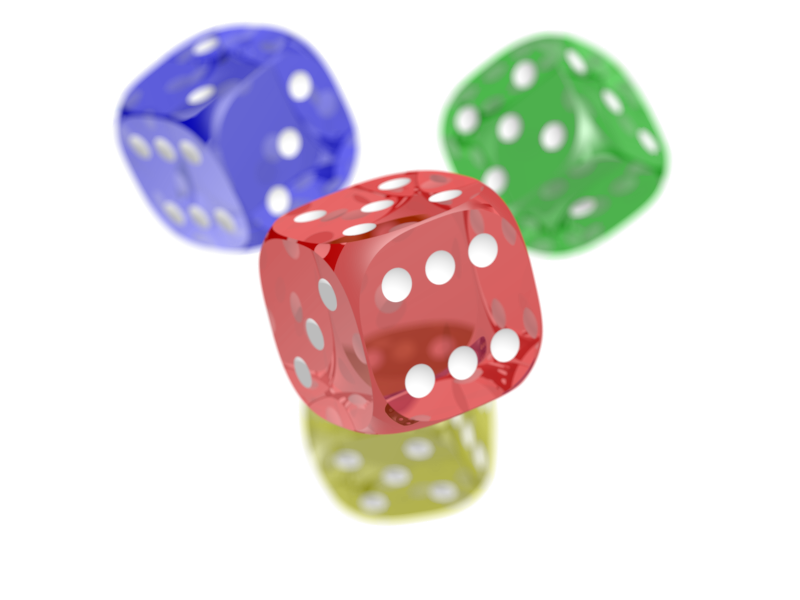
#> input picture image-encryption-python/img1.png, 800 x 600 px
$ python 'encdec .py'
#> lines starting #> are read from the running program, lines starting #| are printed output that depends on the picture
"""
Program for simple encryption and decryption of an image
authors:
gane-detoxx
jnth-glitch
"""

import time
from PIL import Image
import numpy as np

def fn(i,abs_height,abs_width,pix):
    n=abs_width//2
    temp=1
    for k in range(i,abs_height-1):
        if k>=(i+abs_height)//2:
            temp=0
        for j in range(n):
                if temp:
                    pix[k,j],pix[k+(abs_height-i)//2+(abs_height-i)%2,j+n+abs_width%2]=pix[k+(abs_height-i)//2+(abs_height-i)%2,j+n+abs_width%2],pix[k,j]
                else:
                    pix[k,j],pix[k-(abs_height-i)//2+(abs_height-i)%2,j+n+abs_width%2]=pix[k-(abs_height-i)//2+(abs_height-i)%2,j+n+abs_width%2],pix[k,j]

s="""
NOTE:
In order to access the image. File path of the image must be specified properly.
"""
print(s)
path=input("Enter the path of the image:").strip()
#> the answer given: img1.png
# path = "img1.png"
path=r'{}'.format(path)
key=125
start_time=time.time()
img = Image.open(path)
#> img is the input picture: PIL image 800x600 RGBA; mean R, G, B, A 46, 40, 38.3, 67.9
img.save("original.png")
pix=img.load()
abs_height,abs_width=img.size       # height and width of the image
#> abs_height = 800; abs_width = 600
height,width=(abs_height//key)*key,(abs_width//key)*key
#> height = 750; width = 500
temp=0
#Encryption
print("Encryption on process...\n")
for i in range(height):
    if i%(abs_height//key)==0:
        temp= 0 if temp else 1
    if i+abs_height//key>=height:
        fn(i,abs_height,width,pix)
        break
    for j in range(width//2):
        if temp:
            pix[i,j],pix[i+height//key,j+width//2+width%2]=pix[i+height//key,j+width//2+width%2],pix[i,j]
        else:
            pix[i,j],pix[i-height//key,j+width//2+width%2]=pix[i-height//key,j+width//2+width%2],pix[i,j]

temp=0
img.save("encrypt.png")
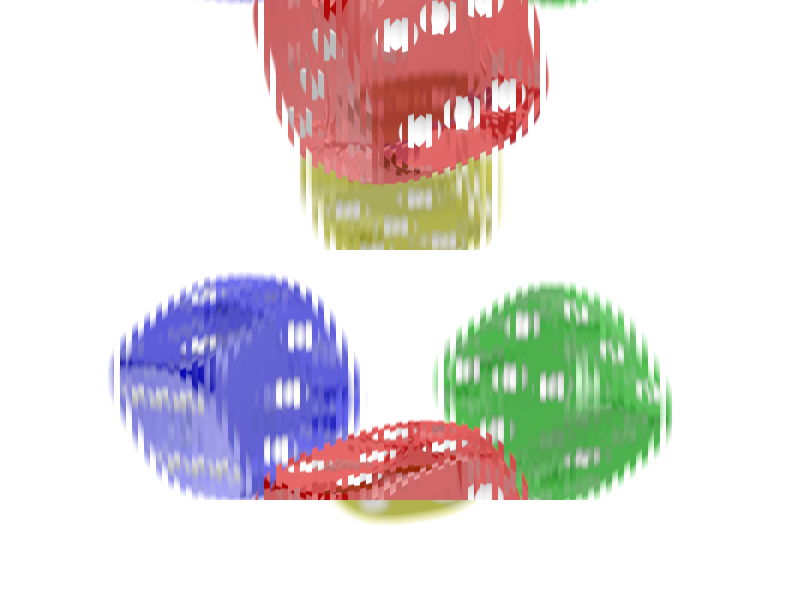
#> saved as encrypt.png: PIL image 800x600 RGBA; mean R, G, B, A 46, 40, 38.3, 67.9; transparent parts drawn white
enc_time=time.time()
print("Encryption Successful.")
print("Encryption time:",enc_time-start_time)
#Decryption
print("\n\nDecryption on process...\n")
for i in range(height):
    if i%(abs_height//key)==0:
        temp= 0 if temp else 1
    if i+abs_height//key>=height:
        fn(i,abs_height,width,pix)
        break
    for j in range(width//2):
        if temp:
            pix[i,j],pix[i+height//key,j+width//2+width%2]=pix[i+height//key,j+width//2+width%2],pix[i,j]
        else:
            pix[i,j],pix[i-height//key,j+width//2+width%2]=pix[i-height//key,j+width//2+width%2],pix[i,j]


img.save("decrypt.png")
end_time=time.time()
print("Decryption Successful.")
print("Decryption time:",end_time-enc_time)
print("\n\n")
img.close()

print("Encryption and Decryption done in",end_time-start_time,"seconds")
